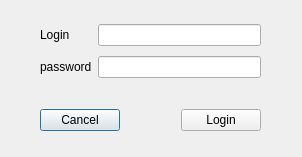
<?xml version="1.0" encoding="UTF-8"?>
<ui version="4.0">
 <class>LoginDialog</class>
 <widget class="QDialog" name="LoginDialog">
  <property name="geometry">
   <rect>
    <x>0</x>
    <y>0</y>
    <width>302</width>
    <height>157</height>
   </rect>
  </property>
  <property name="sizePolicy">
   <sizepolicy hsizetype="Fixed" vsizetype="Fixed">
    <horstretch>0</horstretch>
    <verstretch>0</verstretch>
   </sizepolicy>
  </property>
  <property name="maximumSize">
   <size>
    <width>490</width>
    <height>190</height>
   </size>
  </property>
  <property name="windowTitle">
   <string>AlgoEngine Trading System Login</string>
  </property>
  <property name="styleSheet">
   <string notr="true"/>
  </property>
  <widget class="QWidget" name="gridLayoutWidget">
   <property name="geometry">
    <rect>
     <x>40</x>
     <y>20</y>
     <width>221</width>
     <height>62</height>
    </rect>
   </property>
   <layout class="QGridLayout" name="gridLayout">
    <item row="1" column="1">
     <widget class="QLineEdit" name="lineEditPassword">
      <property name="echoMode">
       <enum>QLineEdit::Password</enum>
      </property>
     </widget>
    </item>
    <item row="0" column="0">
     <widget class="QLabel" name="label">
      <property name="text">
       <string>Login</string>
      </property>
     </widget>
    </item>
    <item row="0" column="1">
     <widget class="QLineEdit" name="lineEditLoginName"/>
    </item>
    <item row="1" column="0">
     <widget class="QLabel" name="label_2">
      <property name="text">
       <string>password</string>
      </property>
     </widget>
    </item>
   </layout>
  </widget>
  <widget class="QWidget" name="horizontalLayoutWidget">
   <property name="geometry">
    <rect>
     <x>40</x>
     <y>100</y>
     <width>221</width>
     <height>41</height>
    </rect>
   </property>
   <layout class="QHBoxLayout" name="horizontalLayout">
    <item>
     <widget class="QPushButton" name="pushButtonCancel">
      <property name="text">
       <string>Cancel</string>
      </property>
     </widget>
    </item>
    <item>
     <spacer name="horizontalSpacer">
      <property name="orientation">
       <enum>Qt::Horizontal</enum>
      </property>
      <property name="sizeHint" stdset="0">
       <size>
        <width>40</width>
        <height>20</height>
       </size>
      </property>
     </spacer>
    </item>
    <item>
     <widget class="QPushButton" name="pushButtonLogin">
      <property name="text">
       <string>Login</string>
      </property>
     </widget>
    </item>
   </layout>
  </widget>
 </widget>
 <tabstops>
  <tabstop>lineEditLoginName</tabstop>
  <tabstop>lineEditPassword</tabstop>
  <tabstop>pushButtonLogin</tabstop>
  <tabstop>pushButtonCancel</tabstop>
 </tabstops>
 <resources/>
 <connections>
  <connection>
   <sender>pushButtonCancel</sender>
   <signal>clicked()</signal>
   <receiver>LoginDialog</receiver>
   <slot>reject()</slot>
   <hints>
    <hint type="sourcelabel">
     <x>101</x>
     <y>137</y>
    </hint>
    <hint type="destinationlabel">
     <x>30</x>
     <y>110</y>
    </hint>
   </hints>
  </connection>
 </connections>
</ui>
